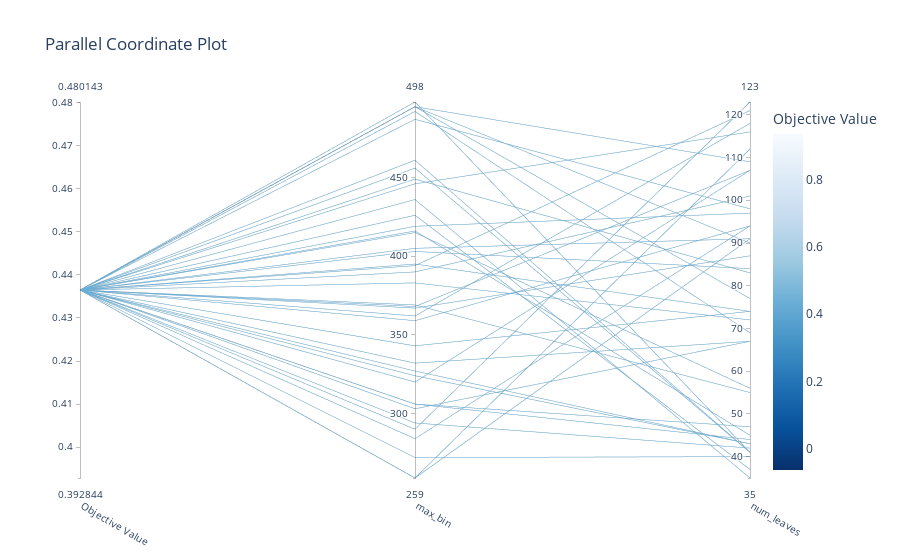

The cell this chart's notebook holds for it:
### Code cell
vis.plot_parallel_coordinate(study)
